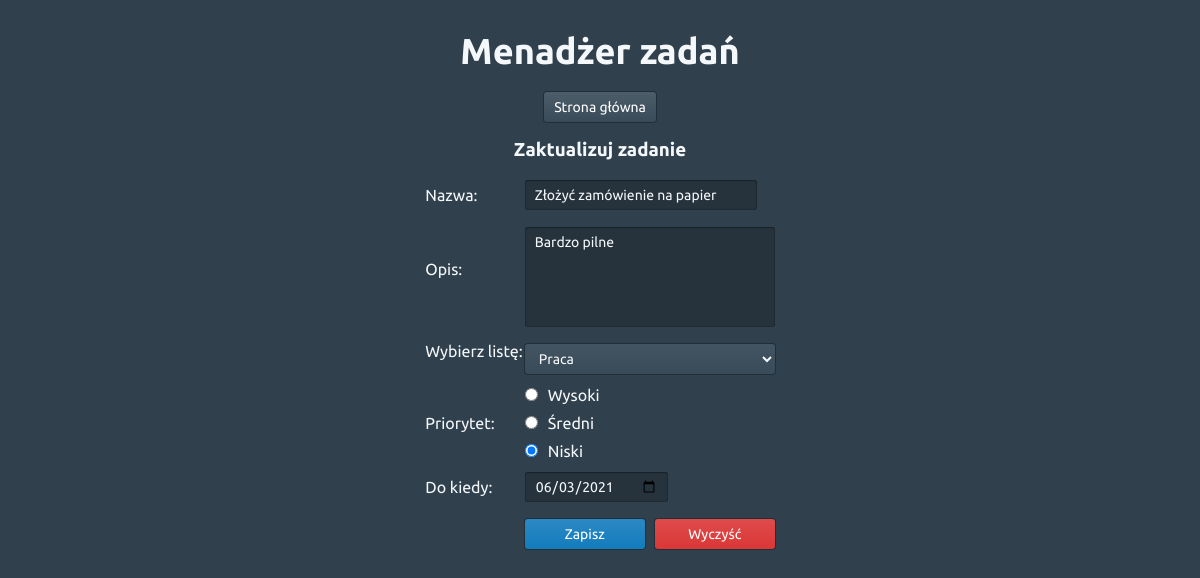
The app's page /app/update-task.php?task_id=2 with its own data.
### tables this page shows
CREATE TABLE `tbl_tasks` (
  `task_id` int(10) UNSIGNED NOT NULL,
  `task_name` varchar(150) NOT NULL,
  `task_description` text NOT NULL,
  `list_id` int(11) NOT NULL,
  `priority` varchar(10) NOT NULL,
  `deadline` date NOT NULL
);

CREATE TABLE `tbl_lists` (
  `list_id` int(10) UNSIGNED NOT NULL,
  `list_name` varchar(50) NOT NULL,
  `list_description` varchar(150) DEFAULT NULL
);

### app/update-task.php (the view, shortened to what this page needs)
<?php
if (isset($_GET['task_id'])) {
    $task_id = $_GET['task_id'];
    $conn = mysqli_connect(DB_HOST, DB_USERNAME, DB_PASSWORD) or die(mysqli_error($conn));
    $sql = "SELECT * FROM tbl_tasks WHERE task_id=$task_id";
    $res = mysqli_query($conn, $sql);
    if ($res == true) {
        $row = mysqli_fetch_assoc($res);
        $task_name = $row['task_name'];
        $task_description = $row['task_description'];
        $list_id = $row['list_id'];
        $deadline = $row['deadline'];
    }
} else {
    header('location:' . SITEURL);
}
?>
<html>
<head>
    <link rel="stylesheet" href="<?php echo SITEURL; ?>css/style.css" />
    <link rel="stylesheet" href="<?php echo SITEURL; ?>css/toast.css" />
</head>
<body>
    <div class="wrapper">
        <h1>Menadżer zadań</h1>
        <p>
            <button class="btn btn-secondary" id="btn-main-page">Strona główna</button>
        </p>
        <h3>Zaktualizuj zadanie</h3>
        <form method="POST" action="">
            <table >
                <tr>
                    <td><label for="task_name">Nazwa: </label></td>
                    <td><input class="txt-input" type="text" id="task_name" name="task_name" value="<?php echo $task_name; ?>" required /></td>
                </tr>
                <tr>
                    <td><label for="task_description">Opis: </label></td>
                    <td>
                        <textarea class="txt-input textarea-disable-resize margin-top-15" id="task_description" name="task_description" placeholder=""><?php echo $task_description; ?></textarea>
                    </td>
                </tr>
                <tr>
                    <td><label for="list_id">Wybierz listę: </label></td>
                    <td>
                        <select class="custom-select margin-top-15" name="list_id" required>
                            <?php
                            $conn2 = mysqli_connect(DB_HOST, DB_USERNAME, DB_PASSWORD) or die(mysqli_error($conn2));
                            $sql2 = "SELECT * FROM tbl_lists";
                            $res2 = mysqli_query($conn2, $sql2);
                            if ($res2 == true) {
                                $count_rows2 = mysqli_num_rows($res2);
                                if ($count_rows2 > 0) {
                                    while ($row2 = mysqli_fetch_assoc($res2)) {
                                        $list_id_db = $row2['list_id'];
                                        $list_name = $row2['list_name'];
                            ?>
                                        <option <?php if ($list_id_db == $list_id) {
                                                    echo "selected='selected'";
                                                } ?> value="<?php echo $list_id_db; ?>"><?php echo $list_name; ?></option>
                                    <?php
                                    }
                                } else {
                                    ?>
                                    <option <?php if ($list_id = 0) {
                                                echo "selected='selected'";
                                            } ?> value="0" disabled>Brak</option>p
                            <?php
                                }
                            }
                            ?>
                        </select>
                    </td>
                </tr>
                <tr>
                    <td><label for="priority">Priorytet:</label></td>
                    <td class="radio-group">
                        <div>
                            <input type="radio" id="priority" name="priority" value="Wysoki">Wysoki</input>
                        </div>
                        <div>
                            <input type="radio" id="priority" name="priority" value="Średni">Średni</input>
                        </div>
                        <div>
                            <input type="radio" id="priority" name="priority" value="Niski" checked>Niski</input>
                        </div>
                    </td>
                </tr>
                <tr>
                    <td><label for="deadline">Do kiedy:</label></td>
                    <td><input class="txt-input" type="date" id="deadline" name="deadline" value="<?php echo $deadline; ?>" /></td>
                </tr>
                <tr>
                    <td></td>
                    <td class = "td-flexible margin-top-15">
                        <button class="btn btn-expand btn-primary" type="submit" name="submit">Zapisz</button>
                        <button class="btn btn-expand btn-danger" type="reset" name="reset">Wyczyść</button>
                    </td>
                </tr>
            </table>
        </form>
    </div>
</body>
</html>

### app/css/style.css (style rules this page uses)
* { margin: 0; padding: 0; font-family: 'Ubuntu', sans-serif; text-decoration: none; outline: none; box-sizing: border-box; background-color: #30404d; color: #f5f8fa; }
.wrapper { display: flex; flex-direction: column; align-items: center; justify-content: center; padding-top: 30px; width: 70%; margin: auto; }
h1 { font-size: 36px; font-weight: 700; padding-bottom: 20px; }
h3 { margin: 2% 0; }
.btn { cursor: pointer; box-shadow: 0 0 0 1px rgb(16 22 26 / 40%); color: #fff; display: inline-flex; align-items: center; border: none; border-radius: 3px; font-size: 14px; justify-content: center; padding: 5px 10px; text-align: left; vertical-align: middle; min-height: 30px; min-width: 30px; background-image: linear-gradient(180deg,hsla(0,0%,100%,.1),hsla(0,0%,100%,0)); }
.btn.btn-expand { width: 100%; }
.btn-primary { background-color: #137cbd; }
.btn-secondary { background-color: #394b59; }
.btn-danger { background-color: #db3737; }
.txt-input { background: rgba(16,22,26,.3); box-shadow: 0 0 0 0 rgb(19 124 189 / 0%), 0 0 0 0 rgb(19 124 189 / 0%), 0 0 0 0 rgb(19 124 189 / 0%), inset 0 0 0 1px rgb(16 22 26 / 30%), inset 0 1px 1px rgb(16 22 26 / 40%); color: #f5f8fa; border: none; border-radius: 3px; appearance: none; font-size: 14px; font-weight: 400; height: 30px; line-height: 30px; outline: none; padding: 0 10px; transition: box-shadow .1s cubic-bezier(.4,1,.75,.9),-webkit-box-shadow .1s cubic-bezier(.4,1,.75,.9); vertical-align: middle; }
.textarea-disable-resize { resize: none; height: 100px; width: 250px; }
.custom-select { background-color: #394b59; background-image: linear-gradient(180deg,hsla(0,0%,100%,.05),hsla(0,0%,100%,0)); box-shadow: 0 0 0 1px rgb(16 22 26 / 40%); color: #f5f8fa; display: inline-flex; flex-direction: row; align-items: center; border: none; cursor: pointer; font-size: 14px; justify-content: center; text-align: left; border-radius: 3px; height: 30px; padding: 0 25px 0 10px; width: 100%; }
.radio-group div { margin: 10px 0; }
.radio-group input { margin-right: 10px; }
.custom-select option { background-color: #30404d; color: #f5f8fa; }
td.td-flexible { display: flex; flex-direction: row; }
td.td-flexible *:first-child { margin-right: 10px; }
.margin-top-15 { margin-top: 15px; }

### app/css/toast.css (style rules this page uses)
:root { --toast-border-radius: .5rem; --toast-offset: 100px; }

### records on screen
tbl_tasks: task_name "Złożyć zamówienie na papier", task_description "Bardzo pilne", list_id "Praca", deadline "06/03/2021"
